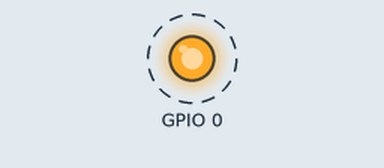
Recording of a sketch running on a simulated ESP32. Shown: output pins drawn as LEDs (lit = HIGH). Dashed ring = blinking.

Above: at 0.2 s.
Timing chart, 0 to 3.0 s (numbered marks = the images above):
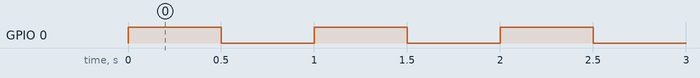

The sketch:

ESP32_textgithub_2026001.ino
```cpp
void setup()
{
  // put your setup code here, to run once:
  pinMode(0,OUTPUT);
  digitalWrite(0,LOW);

}

void loop()
{
  // put your main code here, to run repeatedly:
  digitalWrite(0,HIGH);
  delay(500);
  digitalWrite(0,LOW);
  delay(500);


}
```

Measured:
- by itself, GPIO 0: alternates HIGH for 0.50 s and LOW for 0.50 s
